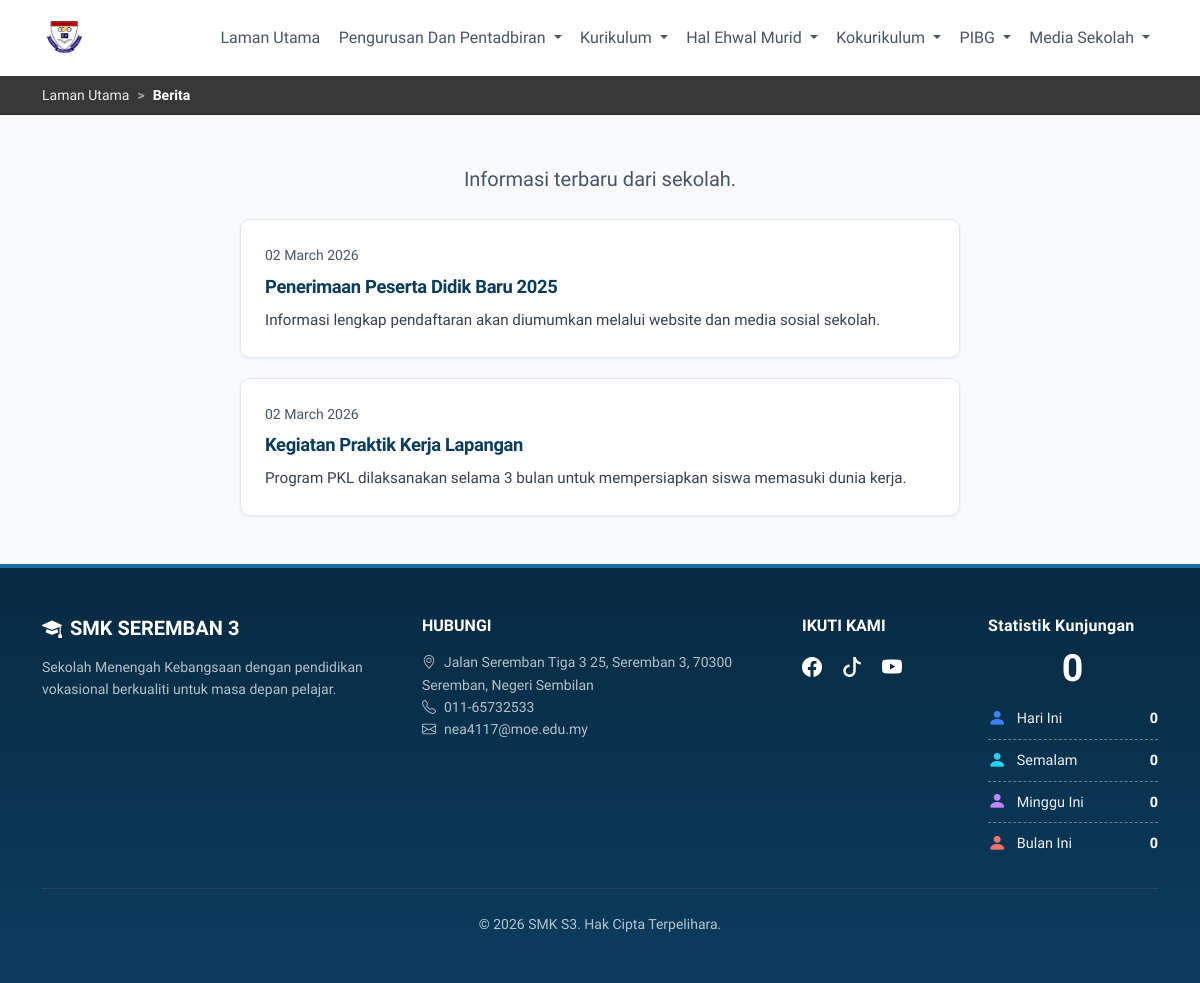
The app's page /news.php?page=2, older data.
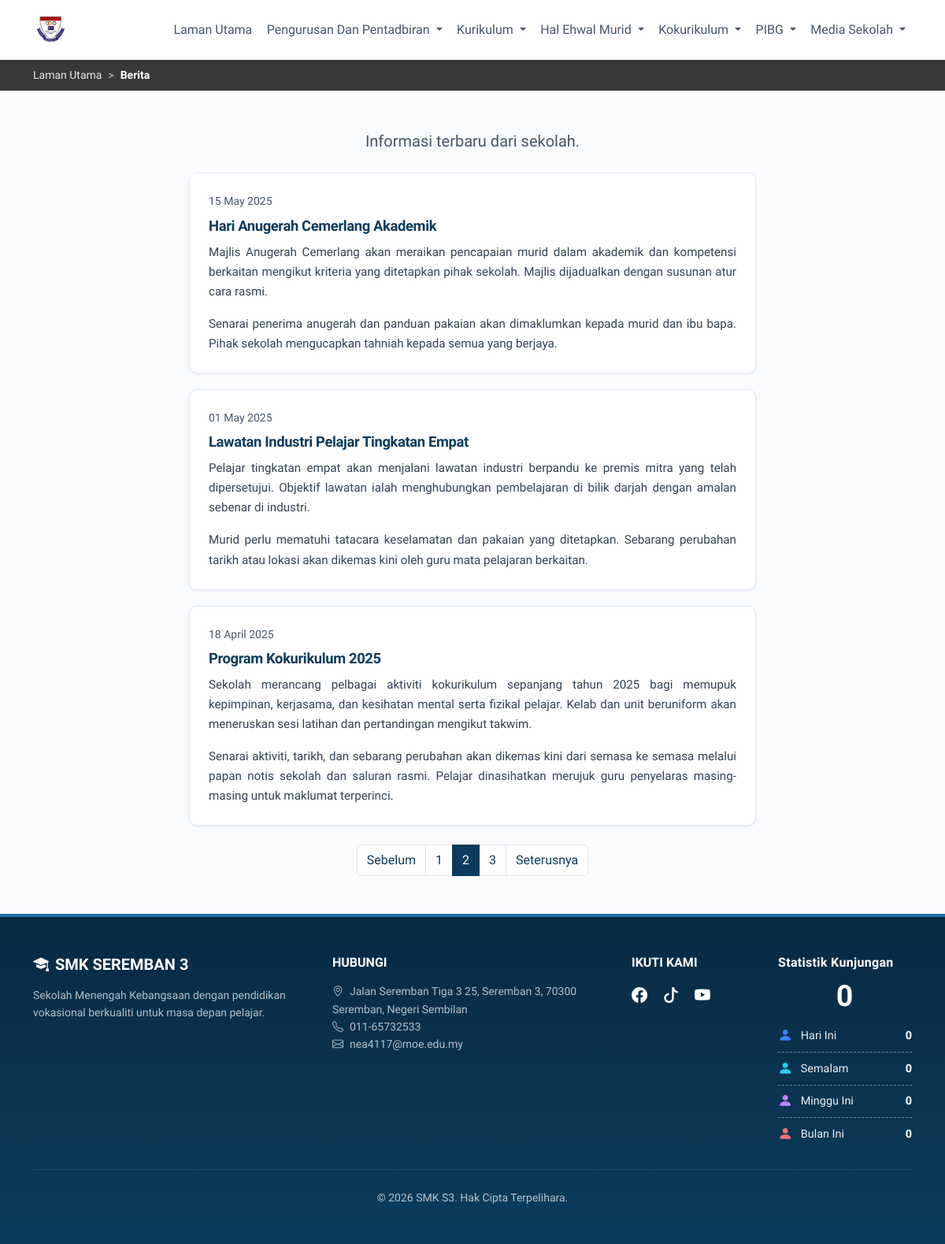
The same page, newer data.
### tables this page shows
CREATE TABLE IF NOT EXISTS news (
    id INT AUTO_INCREMENT PRIMARY KEY,
    title VARCHAR(255) NOT NULL,
    slug VARCHAR(255) NOT NULL UNIQUE,
    excerpt TEXT,
    content TEXT,
    image_url VARCHAR(500) DEFAULT NULL,
    published_at DATETIME DEFAULT NULL,
    created_at TIMESTAMP DEFAULT CURRENT_TIMESTAMP,
    updated_at TIMESTAMP DEFAULT CURRENT_TIMESTAMP ON UPDATE CURRENT_TIMESTAMP
);

### includes/functions.php (called while the page is built, shortened)
<?php
function smks3_news_body_html(?string $content, ?string $fallbackExcerpt = ''): string
{
    $content = trim((string) $content);
    if ($content !== '') {
        if (preg_match('/<[a-z][a-z0-9]*\b/i', $content)) {
            return $content;
        }
        return smks3_plain_text_to_paragraphs($content);
    }
    return '';
}
function smks3_fetch_published_news_paginated(int $page, int $perPage = 3): ?array
{
    $perPage = max(1, min(50, $perPage));
    $page = max(1, $page);
    try {
        $pdo = getConnection();
        $total = (int) $pdo->query('SELECT COUNT(*) FROM news WHERE published_at IS NOT NULL')->fetchColumn();
        $totalPages = max(1, (int) ceil($total / $perPage));
        $page = min($page, $totalPages);
        $offset = ($page - 1) * $perPage;
        $stmt = $pdo->prepare(
            'SELECT id, title, slug, excerpt, content, published_at FROM news WHERE published_at IS NOT NULL ORDER BY published_at DESC LIMIT :lim OFFSET :off'
        );
        $stmt->bindValue(':lim', $perPage, PDO::PARAM_INT);
        $stmt->bindValue(':off', $offset, PDO::PARAM_INT);
        $stmt->execute();
        $items = $stmt->fetchAll(PDO::FETCH_ASSOC);
        return [
            'items' => $items,
            'total' => $total,
            'total_pages' => $totalPages,
            'page' => $page,
            'per_page' => $perPage,
        ];
    } catch (Throwable $e) {
        return null;
    }
}
function smks3_news_article_url(array $n): string
{
    $slug = isset($n['slug']) ? trim((string) $n['slug']) : '';
    if ($slug !== '' && preg_match('/^[a-zA-Z0-9_-]+$/', $slug)) {
        return 'news.php?' . http_build_query(['slug' => $slug]);
    }
    return 'news.php';
}

### news.php (the view, shortened to what the rows shown need)
<?php
require_once __DIR__ . '/includes/functions.php';
$news_item = null;
$news_per_page = 3;
$news_page_items = [];
if (!$news_item) {
    $listPage = isset($_GET['page']) && ctype_digit((string) $_GET['page']) ? max(1, (int) $_GET['page']) : 1;
    $paginated = smks3_fetch_published_news_paginated($listPage, $news_per_page);
    if ($paginated !== null && $paginated['total'] > 0) {
        $news_page_items = $paginated['items'];
    }
}
require_once __DIR__ . '/includes/header.php';
?>
<?php if ($news_item) : ?>
<section class="py-5">
    <div class="container">
        <article class="mx-auto" style="max-width: 720px;">
            <small class="text-muted"><?= date('d F Y', strtotime($news_item['published_at'])) ?></small>
            <h1 class="fw-bold mt-2 mb-4"><?= htmlspecialchars($news_item['title']) ?></h1>
            <div class="content news-article-content">
                <?= smks3_news_body_html($news_item['content'] ?? '', $news_item['excerpt'] ?? '') ?>
            </div>
            <a href="news.php" class="btn btn-outline-primary mt-4">← Kembali ke Berita</a>
        </article>
    </div>
</section>
<?php else : ?>
<section class="py-5 bg-light">
    <div class="container">
        <div class="news-archive-feed">
            <?php foreach ($news_page_items as $n) : ?>
            <article class="news-archive-feed__post">
                <div class="card-body p-4">
                    <time class="text-muted small d-block mb-2" datetime="<?= date('Y-m-d', strtotime($n['published_at'])) ?>"><?= date('d F Y', strtotime($n['published_at'])) ?></time>
                    <h2 class="news-archive-feed__title mb-2 h5">
                        <a href="<?= htmlspecialchars(smks3_news_article_url($n), ENT_QUOTES, 'UTF-8') ?>" class="text-decoration-none"><?= htmlspecialchars($n['title']) ?></a>
                    </h2>
                    <div class="news-archive-feed__body news-article-content mb-0">
                        <?= smks3_news_body_html($n['content'] ?? '', $n['excerpt'] ?? '') ?>
                    </div>
                </div>
            </article>
            <?php endforeach; ?>
        </div>
    </div>
</section>
<?php endif; ?>
<?php require_once __DIR__ . '/includes/footer.php'; ?>

Row changes from the older to the newer data that the page shows:
no longer on this page (row edited): news: published_at "02 March 2026", title "Penerimaan Peserta Didik Baru 2025", content "Informasi lengkap pendaftaran akan diumumkan melalui website dan media sosial sekolah."
no longer on this page (row edited): news: published_at "02 March 2026", title "Kegiatan Praktik Kerja Lapangan", content "Program PKL dilaksanakan selama 3 bulan untuk mempersiapkan siswa memasuki dunia kerja."
added news: published_at "15 May 2025", title "Hari Anugerah Cemerlang Akademik", smks3_news_body_html($n['content'] ?? '', $n['excerpt'] ?? '') "Majlis Anugerah Cemerlang akan meraikan pencapaian murid dalam akademik dan kompetensi berkaitan mengikut kriteria yang ditetapkan pihak sekolah. Majlis dijadualkan dengan susunan atur cara rasmi. Senarai penerima anugerah dan panduan pakaian akan dimaklumkan kepada murid dan ibu bapa. Pihak sekolah mengucapkan tahniah kepada semua yang berjaya."
added news: published_at "01 May 2025", title "Lawatan Industri Pelajar Tingkatan Empat", smks3_news_body_html($n['content'] ?? '', $n['excerpt'] ?? '') "Pelajar tingkatan empat akan menjalani lawatan industri berpandu ke premis mitra yang telah dipersetujui. Objektif lawatan ialah menghubungkan pembelajaran di bilik darjah dengan amalan sebenar di industri. Murid perlu mematuhi tatacara keselamatan dan pakaian yang ditetapkan. Sebarang perubahan tarikh atau lokasi akan dikemas kini oleh guru mata pelajaran berkaitan."
added news: published_at "18 April 2025", title "Program Kokurikulum 2025", smks3_news_body_html($n['content'] ?? '', $n['excerpt'] ?? '') "Sekolah merancang pelbagai aktiviti kokurikulum sepanjang tahun 2025 bagi memupuk kepimpinan, kerjasama, dan kesihatan mental serta fizikal pelajar. Kelab dan unit beruniform akan meneruskan sesi latihan dan pertandingan mengikut takwim. Senarai aktiviti, tarikh, dan sebarang perubahan akan dikemas kini dari semasa ke semasa melalui papan notis sekolah dan saluran rasmi. Pelajar dinasihatkan merujuk guru penyelaras masing-masing untuk maklumat terperinci."
Text that changed along with them:
text now shown: "Sebelum Seterusnya"
new list line: "1"
new list line: "2"
new list line: "3"
